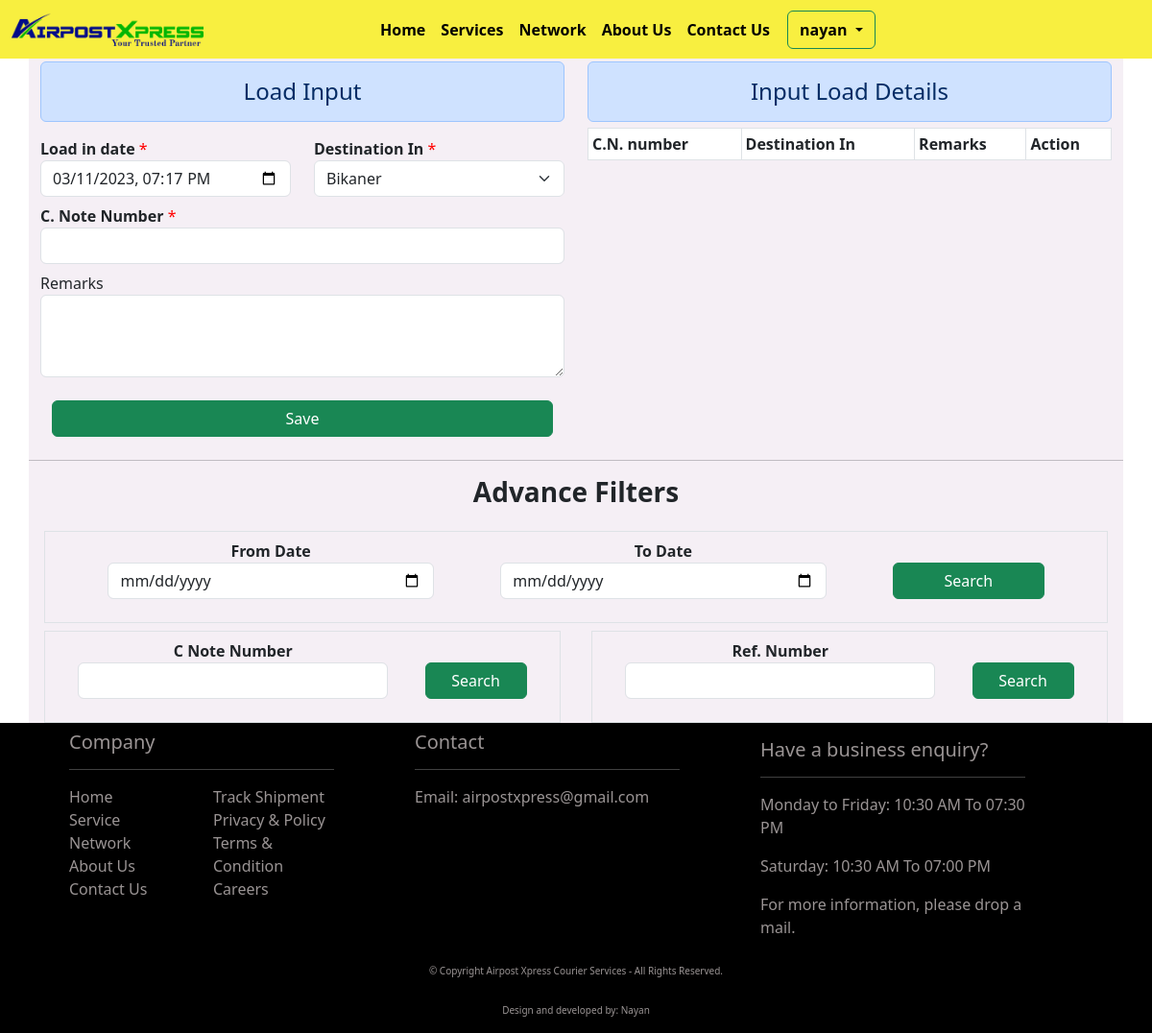
Page /tracking_history_in (signed in) on the earlier database version.
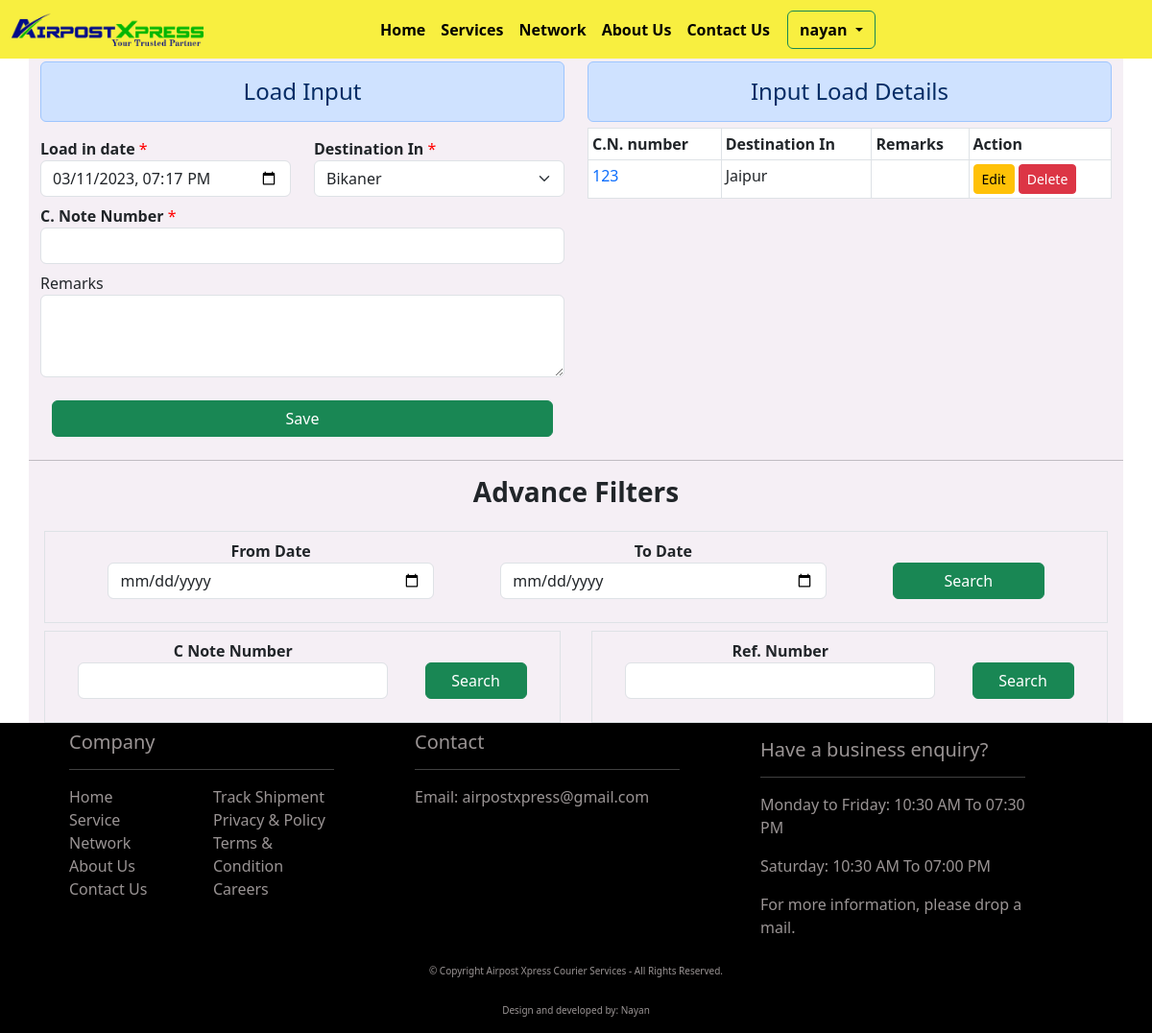
Same page on the later database version.
### api/models.py (models this page shows, shortened)
class Trackinghistory(models.Model):
    c_note_number = models.ForeignKey(Booking, on_delete=models.CASCADE)
    in_out_datetime = models.DateTimeField(default=datetime.now)
    last_updated_datetime = models.DateTimeField(auto_now=True)
    d_from = models.ForeignKey(Destination, on_delete=models.CASCADE, related_name="destination_in")
    d_to = models.ForeignKey(Destination, on_delete=models.CASCADE, related_name="destination_out")
    status = models.ForeignKey(ParcelStatus, on_delete=models.CASCADE, related_name="status")
    remarks = models.TextField(blank=True, null=True)
    user = models.ForeignKey(User, on_delete=models.CASCADE, null=True, blank=False)
    class Meta:
        verbose_name_plural = "Tracking history"

class Booking(models.Model):
    doc_date = models.DateTimeField(default=datetime.now)
    party_name = models.ForeignKey(PartyAccounts, on_delete=models.CASCADE, null=True, blank=False)
    c_note_number = models.BigIntegerField(unique=True)
    from_destination = models.ForeignKey(Destination, on_delete=models.CASCADE, related_name="from_destination", default=1)
    to_destination = models.ForeignKey(Destination, on_delete=models.CASCADE, related_name="to_destination", default=1)
    sender_name = models.CharField(max_length=256, null=True, blank=True)
    sender_mobile = models.CharField(max_length=15, blank=True, null=True)
    receiver_name = models.CharField(max_length=256, null=True, blank=True)
    receiver_mobile_number = models.CharField(max_length=256, null=True, blank=False)
    ref_courier_name = models.ForeignKey(RefCourier, on_delete=models.CASCADE)
    ref_courier_number = models.CharField(max_length=50, blank=True)
    user = models.ForeignKey(User, on_delete=models.CASCADE, null=True, blank=False)
    created_at = models.DateTimeField(auto_now_add=True, null=True)
    updated_at = models.DateTimeField(auto_now=True, null=True)
    class Meta:
        verbose_name_plural = "Booking"
    def __str__(self):
        return str(self.c_note_number)

class Destination(models.Model):
    name = models.CharField(max_length=256)
    class Meta:
        verbose_name_plural = "Destination"
    def __str__(self):
        return self.name

### api/views.py (the view)
# urls.py: path(r"tracking_history_in", tracking_history_in, name="tracking_history_in"),
@login_required(login_url="login_auth")
def tracking_history_in(request):
    destinations = Destination.objects.all()
    today_date = datetime.date.today()
    status = ParcelStatus.objects.get(name="IN")
    today_in = Trackinghistory.objects.filter(user=request.user, last_updated_datetime__startswith=today_date, status=status).order_by("-last_updated_datetime")
    context = {"destinations": destinations, "doc_in": today_in}
    return render(request, "tracking_history.html", context=context)

### api/templates/tracking_history.html (shortened to what the changed rows need)
{% extends 'base.html' %}{% block title %}Load IN{% endblock title %}{% block content %}
<div class="container mt-5 back_color">
    <div class="row mt-5">
        <div class="col-md-6">
            <div class="table-responsive">
                <table class="table table-hover table-bordered table-sm booked_data">
                    <thead>
                        <tr>
                            <th scope="col">C.N. number</th>
                            <th scope="col">Destination In</th>
                            <th scope="col">Remarks</th>
                            <th scope="col">Action</th>
                        </tr>
                    </thead>
                    <tbody id="tbody">
                        {% for doc in doc_in %}
                        <tr>
                            <td><a class="text-decoration-none" href="{% url 'tracking_page' doc.c_note_number %}" target="_blank">{{ doc.c_note_number }}</a></td>
                            <td>{{ doc.d_from }}</td>
                            <td>{{ doc.remarks }}</td>
                            <td>
                                <input type="button" class="btn btn-warning btn-sm edit-btn" id="edit_booking" value="Edit" data-sid="{{ doc.id }}">
                                <input type="button" class="btn btn-danger btn-sm delete-btn" id="delete_booking" value="Delete" data-sid="{{ doc.id }}">
                            </td>
                        </tr>
                        {% endfor %}
                    </tbody>
                </table>
            </div>
        </div>
    </div>
</div>
{% include 'tracking_ajax.html' %} {% endblock content %}

Differences in the rows shown:
added Trackinghistory: c_note_number "123", d_from "Jaipur"
